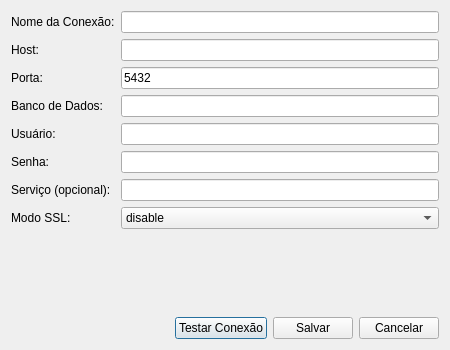
<?xml version="1.0" encoding="UTF-8"?>
<ui version="4.0">
 <class>AddEditConnectionDialog</class>
 <widget class="QDialog" name="AddEditConnectionDialog">
  <property name="geometry">
   <rect>
    <x>0</x>
    <y>0</y>
    <width>450</width>
    <height>350</height>
   </rect>
  </property>
  <property name="windowTitle">
   <string>Conexão PostGIS</string>
  </property>
  <layout class="QVBoxLayout" name="verticalLayout">
   <item>
    <layout class="QFormLayout" name="formLayout">
     <item row="0" column="0">
      <widget class="QLabel" name="lblName">
       <property name="text">
        <string>Nome da Conexão:</string>
       </property>
      </widget>
     </item>
     <item row="0" column="1">
      <widget class="QLineEdit" name="txtName"/>
     </item>
     <item row="1" column="0">
      <widget class="QLabel" name="lblHost">
       <property name="text">
        <string>Host:</string>
       </property>
      </widget>
     </item>
     <item row="1" column="1">
      <widget class="QLineEdit" name="txtHost"/>
     </item>
     <item row="2" column="0">
      <widget class="QLabel" name="lblPort">
       <property name="text">
        <string>Porta:</string>
       </property>
      </widget>
     </item>
     <item row="2" column="1">
      <widget class="QLineEdit" name="txtPort">
       <property name="text">
        <string>5432</string>
       </property>
      </widget>
     </item>
     <item row="3" column="0">
      <widget class="QLabel" name="lblDatabase">
       <property name="text">
        <string>Banco de Dados:</string>
       </property>
      </widget>
     </item>
     <item row="3" column="1">
      <widget class="QLineEdit" name="txtDatabase"/>
     </item>
     <item row="4" column="0">
      <widget class="QLabel" name="lblUsername">
       <property name="text">
        <string>Usuário:</string>
       </property>
      </widget>
     </item>
     <item row="4" column="1">
      <widget class="QLineEdit" name="txtUsername"/>
     </item>
     <item row="5" column="0">
      <widget class="QLabel" name="lblPassword">
       <property name="text">
        <string>Senha:</string>
       </property>
      </widget>
     </item>
     <item row="5" column="1">
      <widget class="QLineEdit" name="txtPassword">
       <property name="echoMode">
        <enum>QLineEdit::Password</enum>
       </property>
      </widget>
     </item>
     <item row="6" column="0">
      <widget class="QLabel" name="lblService">
       <property name="text">
        <string>Serviço (opcional):</string>
       </property>
      </widget>
     </item>
     <item row="6" column="1">
      <widget class="QLineEdit" name="txtService"/>
     </item>
     <item row="7" column="0">
      <widget class="QLabel" name="lblSslMode">
       <property name="text">
        <string>Modo SSL:</string>
       </property>
      </widget>
     </item>
     <item row="7" column="1">
      <widget class="QComboBox" name="cmbSslMode">
       <item>
        <property name="text">
         <string>disable</string>
        </property>
       </item>
       <item>
        <property name="text">
         <string>allow</string>
        </property>
       </item>
       <item>
        <property name="text">
         <string>prefer</string>
        </property>
       </item>
       <item>
        <property name="text">
         <string>require</string>
        </property>
       </item>
      </widget>
     </item>
    </layout>
   </item>
   <item>
    <layout class="QHBoxLayout" name="horizontalLayout">
     <item>
      <spacer name="horizontalSpacer">
       <property name="orientation">
        <enum>Qt::Horizontal</enum>
       </property>
       <property name="sizeHint" stdset="0">
        <size>
         <width>40</width>
         <height>20</height>
        </size>
       </property>
      </spacer>
     </item>
     <item>
      <widget class="QPushButton" name="btnTest">
       <property name="text">
        <string>Testar Conexão</string>
       </property>
      </widget>
     </item>
     <item>
      <widget class="QPushButton" name="btnSave">
       <property name="text">
        <string>Salvar</string>
       </property>
      </widget>
     </item>
     <item>
      <widget class="QPushButton" name="btnCancel">
       <property name="text">
        <string>Cancelar</string>
       </property>
      </widget>
     </item>
    </layout>
   </item>
  </layout>
 </widget>
 <resources/>
 <connections/>
</ui>
